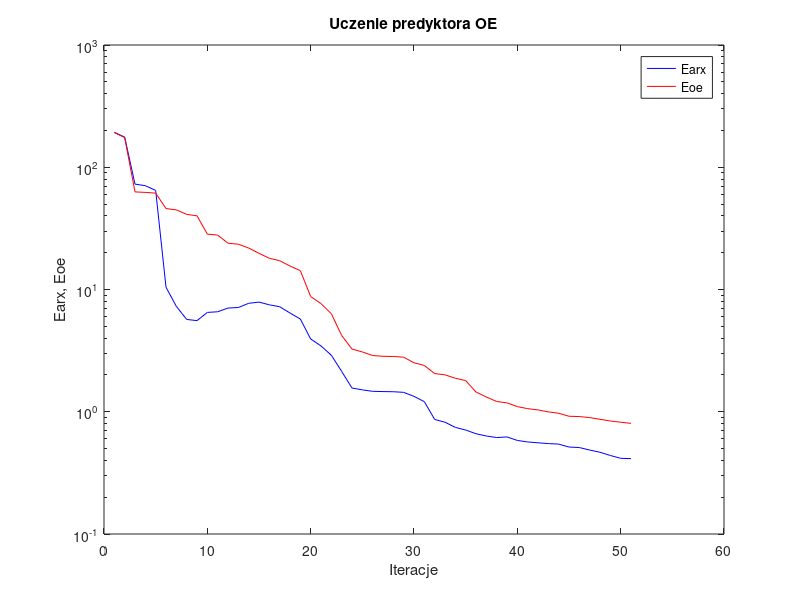
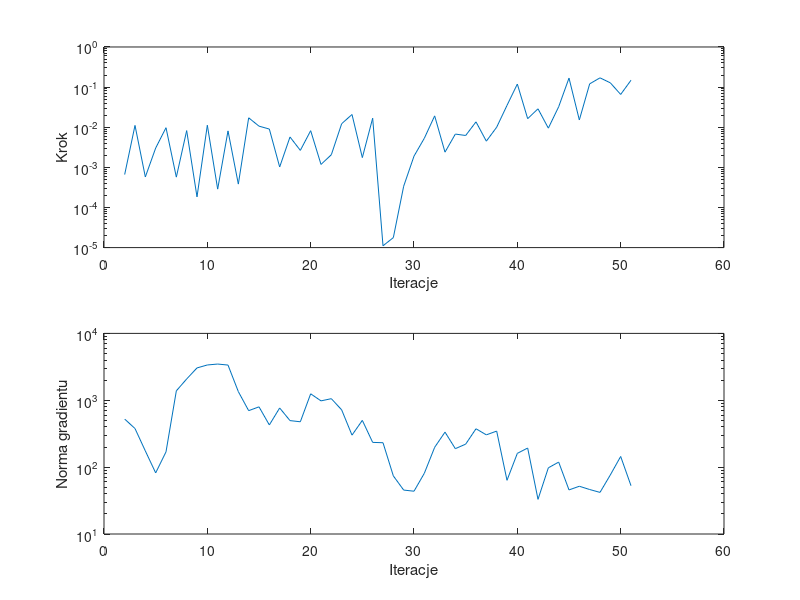

Here is the MATLAB script that generated these plots, in order:
%uczenie predyktora oe
clear all;
n=0; farx(n+1)=1.929020e+002; foe(n+1)=1.922730e+002; wspucz(n+1)=0.000000e+000; ng(n+1)=0.000000e+000;
%odnowa zmiennej metryki
n=1; farx(n+1)=1.764266e+002; foe(n+1)=1.750981e+002; krok(n+1)=6.617550e-004; ng(n+1)=5.234942e+002;
n=2; farx(n+1)=7.279278e+001; foe(n+1)=6.286309e+001; krok(n+1)=1.109636e-002; ng(n+1)=3.778142e+002;
n=3; farx(n+1)=7.066169e+001; foe(n+1)=6.227881e+001; krok(n+1)=5.762304e-004; ng(n+1)=1.746964e+002;
n=4; farx(n+1)=6.460914e+001; foe(n+1)=6.143149e+001; krok(n+1)=3.025064e-003; ng(n+1)=8.198348e+001;
n=5; farx(n+1)=1.044036e+001; foe(n+1)=4.593222e+001; krok(n+1)=9.725768e-003; ng(n+1)=1.691250e+002;
n=6; farx(n+1)=7.281764e+000; foe(n+1)=4.480180e+001; krok(n+1)=5.705256e-004; ng(n+1)=1.382723e+003;
n=7; farx(n+1)=5.690486e+000; foe(n+1)=4.115704e+001; krok(n+1)=8.237127e-003; ng(n+1)=2.081400e+003;
n=8; farx(n+1)=5.563937e+000; foe(n+1)=4.007685e+001; krok(n+1)=1.837317e-004; ng(n+1)=3.044759e+003;
n=9; farx(n+1)=6.496089e+000; foe(n+1)=2.837772e+001; krok(n+1)=1.121665e-002; ng(n+1)=3.371019e+003;
n=10; farx(n+1)=6.574260e+000; foe(n+1)=2.786878e+001; krok(n+1)=2.867210e-004; ng(n+1)=3.479978e+003;
n=11; farx(n+1)=7.051026e+000; foe(n+1)=2.390642e+001; krok(n+1)=8.103099e-003; ng(n+1)=3.360333e+003;
n=12; farx(n+1)=7.124841e+000; foe(n+1)=2.347461e+001; krok(n+1)=3.824295e-004; ng(n+1)=1.346190e+003;
n=13; farx(n+1)=7.710148e+000; foe(n+1)=2.184713e+001; krok(n+1)=1.716139e-002; ng(n+1)=6.990092e+002;
n=14; farx(n+1)=7.886734e+000; foe(n+1)=1.977154e+001; krok(n+1)=1.064021e-002; ng(n+1)=7.973700e+002;
n=15; farx(n+1)=7.492999e+000; foe(n+1)=1.801038e+001; krok(n+1)=9.005086e-003; ng(n+1)=4.273560e+002;
n=16; farx(n+1)=7.228907e+000; foe(n+1)=1.719992e+001; krok(n+1)=1.020808e-003; ng(n+1)=7.668563e+002;
n=17; farx(n+1)=6.421792e+000; foe(n+1)=1.556008e+001; krok(n+1)=5.711090e-003; ng(n+1)=4.963870e+002;
n=18; farx(n+1)=5.735183e+000; foe(n+1)=1.426382e+001; krok(n+1)=2.647552e-003; ng(n+1)=4.767779e+002;
n=19; farx(n+1)=3.938409e+000; foe(n+1)=8.759589e+000; krok(n+1)=8.204311e-003; ng(n+1)=1.248828e+003;
n=20; farx(n+1)=3.454716e+000; foe(n+1)=7.666576e+000; krok(n+1)=1.181843e-003; ng(n+1)=9.792334e+002;
n=21; farx(n+1)=2.899335e+000; foe(n+1)=6.336190e+000; krok(n+1)=2.063028e-003; ng(n+1)=1.056207e+003;
n=22; farx(n+1)=2.138386e+000; foe(n+1)=4.207887e+000; krok(n+1)=1.223774e-002; ng(n+1)=7.181327e+002;
n=23; farx(n+1)=1.562965e+000; foe(n+1)=3.257958e+000; krok(n+1)=2.076180e-002; ng(n+1)=3.009710e+002;
n=24; farx(n+1)=1.510381e+000; foe(n+1)=3.084708e+000; krok(n+1)=1.750227e-003; ng(n+1)=5.004533e+002;
n=25; farx(n+1)=1.469058e+000; foe(n+1)=2.885047e+000; krok(n+1)=1.680696e-002; ng(n+1)=2.344597e+002;
%odnowa zmiennej metryki
n=26; farx(n+1)=1.462407e+000; foe(n+1)=2.841497e+000; krok(n+1)=1.109569e-005; ng(n+1)=2.317767e+002;
n=27; farx(n+1)=1.458115e+000; foe(n+1)=2.832383e+000; krok(n+1)=1.771309e-005; ng(n+1)=7.396674e+001;
n=28; farx(n+1)=1.441334e+000; foe(n+1)=2.794411e+000; krok(n+1)=3.383827e-004; ng(n+1)=4.540674e+001;
n=29; farx(n+1)=1.336265e+000; foe(n+1)=2.517275e+000; krok(n+1)=1.902387e-003; ng(n+1)=4.363378e+001;
n=30; farx(n+1)=1.209171e+000; foe(n+1)=2.390218e+000; krok(n+1)=5.318174e-003; ng(n+1)=8.098800e+001;
n=31; farx(n+1)=8.648029e-001; foe(n+1)=2.052531e+000; krok(n+1)=1.918067e-002; ng(n+1)=1.979892e+002;
n=32; farx(n+1)=8.212204e-001; foe(n+1)=2.004094e+000; krok(n+1)=2.391558e-003; ng(n+1)=3.339117e+002;
n=33; farx(n+1)=7.448929e-001; foe(n+1)=1.879254e+000; krok(n+1)=6.746361e-003; ng(n+1)=1.888501e+002;
n=34; farx(n+1)=7.091626e-001; foe(n+1)=1.798009e+000; krok(n+1)=6.223487e-003; ng(n+1)=2.206687e+002;
n=35; farx(n+1)=6.608820e-001; foe(n+1)=1.449742e+000; krok(n+1)=1.360507e-002; ng(n+1)=3.748446e+002;
n=36; farx(n+1)=6.333533e-001; foe(n+1)=1.320498e+000; krok(n+1)=4.494346e-003; ng(n+1)=3.038225e+002;
n=37; farx(n+1)=6.150847e-001; foe(n+1)=1.213187e+000; krok(n+1)=1.000091e-002; ng(n+1)=3.458341e+002;
n=38; farx(n+1)=6.223782e-001; foe(n+1)=1.182084e+000; krok(n+1)=3.500452e-002; ng(n+1)=6.355445e+001;
n=39; farx(n+1)=5.825508e-001; foe(n+1)=1.101627e+000; krok(n+1)=1.190847e-001; ng(n+1)=1.606779e+002;
n=40; farx(n+1)=5.662440e-001; foe(n+1)=1.060327e+000; krok(n+1)=1.634950e-002; ng(n+1)=1.930943e+002;
n=41; farx(n+1)=5.571587e-001; foe(n+1)=1.035151e+000; krok(n+1)=2.876644e-002; ng(n+1)=3.297282e+001;
n=42; farx(n+1)=5.489991e-001; foe(n+1)=9.976612e-001; krok(n+1)=9.486201e-003; ng(n+1)=9.764693e+001;
n=43; farx(n+1)=5.437739e-001; foe(n+1)=9.718722e-001; krok(n+1)=3.234070e-002; ng(n+1)=1.189090e+002;
n=44; farx(n+1)=5.144707e-001; foe(n+1)=9.186670e-001; krok(n+1)=1.677326e-001; ng(n+1)=4.563224e+001;
n=45; farx(n+1)=5.096485e-001; foe(n+1)=9.133186e-001; krok(n+1)=1.517095e-002; ng(n+1)=5.177257e+001;
n=46; farx(n+1)=4.862476e-001; foe(n+1)=8.959302e-001; krok(n+1)=1.204927e-001; ng(n+1)=4.626663e+001;
n=47; farx(n+1)=4.663028e-001; foe(n+1)=8.676011e-001; krok(n+1)=1.702433e-001; ng(n+1)=4.190704e+001;
n=48; farx(n+1)=4.388802e-001; foe(n+1)=8.404923e-001; krok(n+1)=1.277097e-001; ng(n+1)=7.648892e+001;
n=49; farx(n+1)=4.160882e-001; foe(n+1)=8.209248e-001; krok(n+1)=6.561970e-002; ng(n+1)=1.443839e+002;
n=50; farx(n+1)=4.134403e-001; foe(n+1)=8.035769e-001; krok(n+1)=1.482616e-001; ng(n+1)=5.275333e+001;

figure; semilogy(farx,'b'); hold on; semilogy(foe,'r'); xlabel('Iteracje'); ylabel('Earx, Eoe'); legend('Earx','Eoe'); title('Uczenie predyktora OE');
figure; subplot(2,1,1); semilogy(krok); xlabel('Iteracje'); ylabel('Krok');
subplot(2,1,2); semilogy(ng); xlabel('Iteracje'); ylabel('Norma gradientu');
Earx=farx(n+1)
Eoe=foe(n+1)
